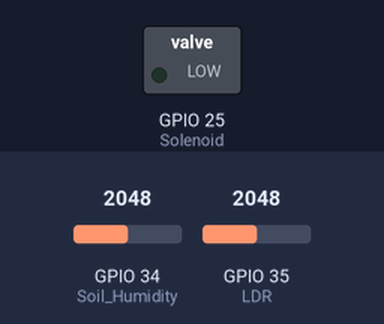
Simulated run of this program. Board: ESP32. Shown: switched loads named in the program (green lamp = pin HIGH). Inputs (shaded band) come from the test bench; at power-on: GPIO 35 (LDR) = 2048, GPIO 34 (Soil_Humidity) = 2048.

Above: at 1.2 s.
1.3 s: GPIO 35 (LDR) set to 107
2.8 s: GPIO 35 (LDR) set to 90
At 3.4 s:
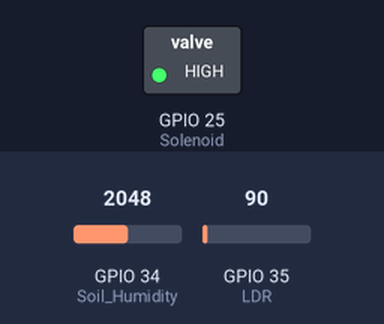
4.3 s: GPIO 35 (LDR) set to 491
At 5.5 s:
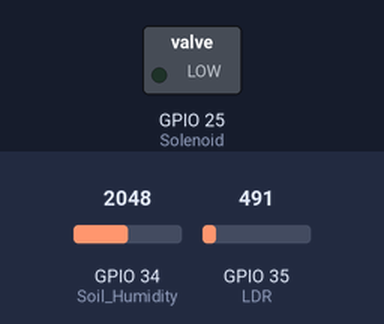
5.8 s: GPIO 35 (LDR) set to 0
At 6.9 s:
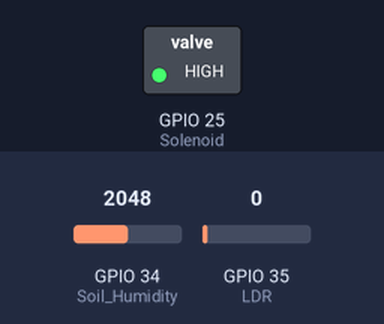
Timing chart, 0 to 8.3 s (numbered marks = the images above; inputs shaded):
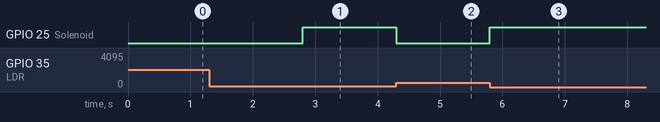

The program:

main.cpp
```cpp
/**
 *	Firmware to run the project Irrigation-control
 *	@file irrigation-control
 *	@author	daniel.sampaio0144@gmail.com
 *	@version	1.0
 *	@date	2022-06-19
 */

#include <Arduino.h>

#define LDR 35
#define Soil_Humidity 34
#define Solenoid 25

#define Condition_LDR 100 // here you put your conditions of LDR
#define Condition_Soil_Humidity 100 // here you put your conditions of Soil_Humidity

void setup() {
  Serial.begin(115200);
  pinMode(Solenoid, OUTPUT);
}

//some feature implamentation will be use sleep mode on  ESP32 to save energy for battery
void loop() {
if (analogRead(LDR) < Condition_LDR && analogRead(Soil_Humidity) > Condition_Soil_Humidity)
  digitalWrite(Solenoid,HIGH);
else
  digitalWrite(Solenoid,LOW);
}
```

Measured:
- the behaviour switches between 100 and 99 on GPIO 35 (LDR) (found by bisection; images 0 and 1)
- after the input at 1.3 s, every drawn part: stays the same
- after the input at 2.8 s, GPIO 25 (Solenoid): LOW → HIGH at once
- after the input at 4.3 s, GPIO 25 (Solenoid): HIGH → LOW at once
- after the input at 5.8 s, GPIO 25 (Solenoid): LOW → HIGH at once
